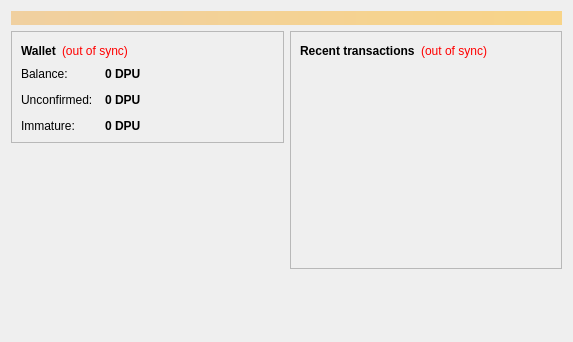
<?xml version="1.0" encoding="UTF-8"?>
<ui version="4.0">
 <class>OverviewPage</class>
 <widget class="QWidget" name="OverviewPage">
  <property name="geometry">
   <rect>
    <x>0</x>
    <y>0</y>
    <width>573</width>
    <height>342</height>
   </rect>
  </property>
  <property name="windowTitle">
   <string>Form</string>
  </property>
  <layout class="QVBoxLayout" name="topLayout">
   <item>
    <widget class="QLabel" name="labelAlerts">
     <property name="visible">
      <bool>false</bool>
     </property>
     <property name="styleSheet">
      <string notr="true">background-color: qlineargradient(x1: 0, y1: 0, x2: 1, y2: 0, stop:0 #F0D0A0, stop:1 #F8D488); color:#000000;</string>
     </property>
     <property name="wordWrap">
      <bool>true</bool>
     </property>
     <property name="margin">
      <number>3</number>
     </property>
    </widget>
   </item>
   <item>
    <layout class="QHBoxLayout" name="horizontalLayout" stretch="1,1">
     <item>
      <layout class="QVBoxLayout" name="verticalLayout_2">
       <item>
        <widget class="QFrame" name="frame">
         <property name="frameShape">
          <enum>QFrame::StyledPanel</enum>
         </property>
         <property name="frameShadow">
          <enum>QFrame::Raised</enum>
         </property>
         <layout class="QVBoxLayout" name="verticalLayout_4">
          <item>
           <layout class="QHBoxLayout" name="horizontalLayout_4">
            <item>
             <widget class="QLabel" name="label_5">
              <property name="font">
               <font>
                <weight>75</weight>
                <bold>true</bold>
               </font>
              </property>
              <property name="text">
               <string>Wallet</string>
              </property>
             </widget>
            </item>
            <item>
             <widget class="QLabel" name="labelWalletStatus">
              <property name="toolTip">
               <string>The displayed information may be out of date. Your wallet automatically synchronizes with the Dipiu network after a connection is established, but this process has not completed yet.</string>
              </property>
              <property name="styleSheet">
               <string notr="true">QLabel { color: red; }</string>
              </property>
              <property name="text">
               <string notr="true">(out of sync)</string>
              </property>
              <property name="alignment">
               <set>Qt::AlignLeading|Qt::AlignLeft|Qt::AlignVCenter</set>
              </property>
             </widget>
            </item>
            <item>
             <spacer name="horizontalSpacer_2">
              <property name="orientation">
               <enum>Qt::Horizontal</enum>
              </property>
              <property name="sizeHint" stdset="0">
               <size>
                <width>40</width>
                <height>20</height>
               </size>
              </property>
             </spacer>
            </item>
           </layout>
          </item>
          <item>
           <layout class="QFormLayout" name="formLayout_2">
            <property name="fieldGrowthPolicy">
             <enum>QFormLayout::AllNonFixedFieldsGrow</enum>
            </property>
            <property name="horizontalSpacing">
             <number>12</number>
            </property>
            <property name="verticalSpacing">
             <number>12</number>
            </property>
            <item row="0" column="0">
             <widget class="QLabel" name="label">
              <property name="text">
               <string>Balance:</string>
              </property>
             </widget>
            </item>
            <item row="0" column="1">
             <widget class="QLabel" name="labelBalance">
              <property name="font">
               <font>
                <weight>75</weight>
                <bold>true</bold>
               </font>
              </property>
              <property name="cursor">
               <cursorShape>IBeamCursor</cursorShape>
              </property>
              <property name="toolTip">
               <string>Your current balance</string>
              </property>
              <property name="text">
               <string notr="true">0 DPU</string>
              </property>
              <property name="textInteractionFlags">
               <set>Qt::LinksAccessibleByMouse|Qt::TextSelectableByKeyboard|Qt::TextSelectableByMouse</set>
              </property>
             </widget>
            </item>
            <item row="1" column="0">
             <widget class="QLabel" name="label_3">
              <property name="text">
               <string>Unconfirmed:</string>
              </property>
             </widget>
            </item>
            <item row="1" column="1">
             <widget class="QLabel" name="labelUnconfirmed">
              <property name="font">
               <font>
                <weight>75</weight>
                <bold>true</bold>
               </font>
              </property>
              <property name="cursor">
               <cursorShape>IBeamCursor</cursorShape>
              </property>
              <property name="toolTip">
               <string>Total of transactions that have yet to be confirmed, and do not yet count toward the current balance</string>
              </property>
              <property name="text">
               <string notr="true">0 DPU</string>
              </property>
              <property name="textInteractionFlags">
               <set>Qt::LinksAccessibleByMouse|Qt::TextSelectableByKeyboard|Qt::TextSelectableByMouse</set>
              </property>
             </widget>
            </item>
            <item row="2" column="0">
             <widget class="QLabel" name="labelImmatureText">
              <property name="text">
               <string>Immature:</string>
              </property>
             </widget>
            </item>
            <item row="2" column="1">
             <widget class="QLabel" name="labelImmature">
              <property name="font">
               <font>
                <weight>75</weight>
                <bold>true</bold>
               </font>
              </property>
              <property name="toolTip">
               <string>Mined balance that has not yet matured</string>
              </property>
              <property name="text">
               <string notr="true">0 DPU</string>
              </property>
              <property name="textInteractionFlags">
               <set>Qt::LinksAccessibleByMouse|Qt::TextSelectableByKeyboard|Qt::TextSelectableByMouse</set>
              </property>
             </widget>
            </item>
           </layout>
          </item>
         </layout>
        </widget>
       </item>
       <item>
        <spacer name="verticalSpacer">
         <property name="orientation">
          <enum>Qt::Vertical</enum>
         </property>
         <property name="sizeHint" stdset="0">
          <size>
           <width>20</width>
           <height>40</height>
          </size>
         </property>
        </spacer>
       </item>
      </layout>
     </item>
     <item>
      <layout class="QVBoxLayout" name="verticalLayout_3">
       <item>
        <widget class="QFrame" name="frame_2">
         <property name="frameShape">
          <enum>QFrame::StyledPanel</enum>
         </property>
         <property name="frameShadow">
          <enum>QFrame::Raised</enum>
         </property>
         <layout class="QVBoxLayout" name="verticalLayout">
          <item>
           <layout class="QHBoxLayout" name="horizontalLayout_2">
            <item>
             <widget class="QLabel" name="label_4">
              <property name="text">
               <string>&lt;b&gt;Recent transactions&lt;/b&gt;</string>
              </property>
             </widget>
            </item>
            <item>
             <widget class="QLabel" name="labelTransactionsStatus">
              <property name="toolTip">
               <string>The displayed information may be out of date. Your wallet automatically synchronizes with the Dipiu network after a connection is established, but this process has not completed yet.</string>
              </property>
              <property name="styleSheet">
               <string notr="true">QLabel { color: red; }</string>
              </property>
              <property name="text">
               <string notr="true">(out of sync)</string>
              </property>
              <property name="alignment">
               <set>Qt::AlignRight|Qt::AlignTrailing|Qt::AlignVCenter</set>
              </property>
             </widget>
            </item>
            <item>
             <spacer name="horizontalSpacer">
              <property name="orientation">
               <enum>Qt::Horizontal</enum>
              </property>
              <property name="sizeHint" stdset="0">
               <size>
                <width>40</width>
                <height>20</height>
               </size>
              </property>
             </spacer>
            </item>
           </layout>
          </item>
          <item>
           <widget class="QListView" name="listTransactions">
            <property name="styleSheet">
             <string notr="true">QListView { background: transparent; }</string>
            </property>
            <property name="frameShape">
             <enum>QFrame::NoFrame</enum>
            </property>
            <property name="verticalScrollBarPolicy">
             <enum>Qt::ScrollBarAlwaysOff</enum>
            </property>
            <property name="horizontalScrollBarPolicy">
             <enum>Qt::ScrollBarAlwaysOff</enum>
            </property>
            <property name="selectionMode">
             <enum>QAbstractItemView::NoSelection</enum>
            </property>
           </widget>
          </item>
         </layout>
        </widget>
       </item>
       <item>
        <spacer name="verticalSpacer_2">
         <property name="orientation">
          <enum>Qt::Vertical</enum>
         </property>
         <property name="sizeHint" stdset="0">
          <size>
           <width>20</width>
           <height>40</height>
          </size>
         </property>
        </spacer>
       </item>
      </layout>
     </item>
    </layout>
   </item>
  </layout>
 </widget>
 <resources/>
 <connections/>
</ui>
